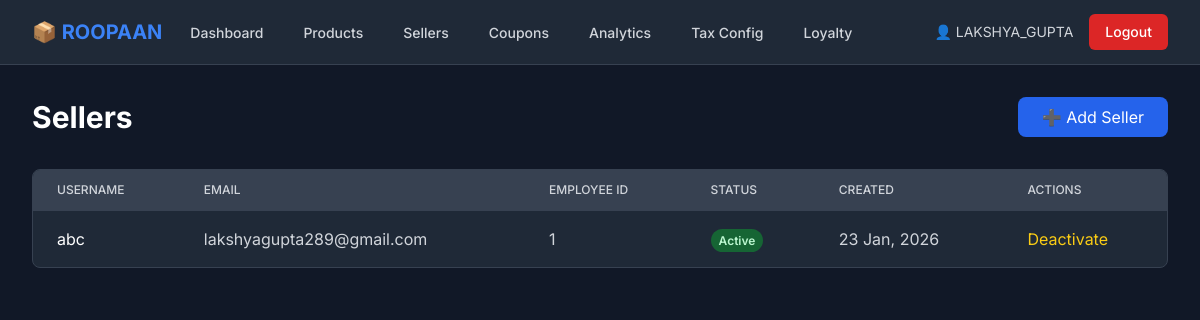
/inventory/sellers/ (signed in), run on an earlier commit of the app's database.
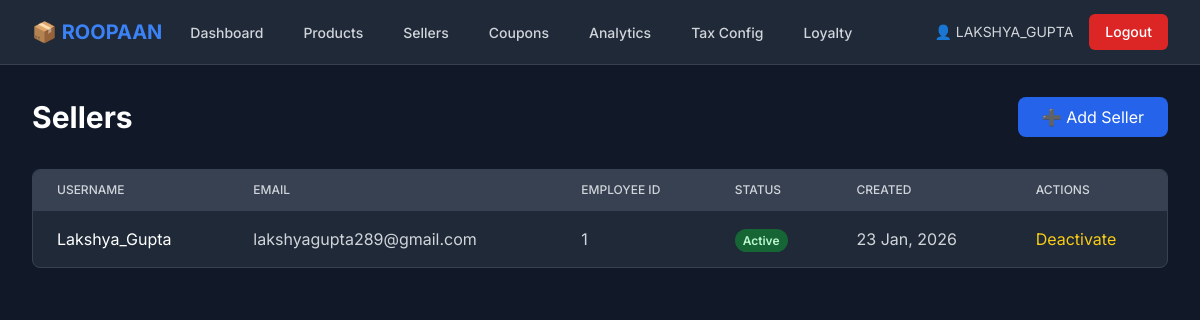
And on a later commit of the database.
### inventory/models.py (models this page shows, shortened)
class Seller(models.Model):
    user = models.OneToOneField(User, on_delete=models.CASCADE, related_name='seller_profile')
    employee_id = models.CharField(max_length=50, unique=True)
    is_active = models.BooleanField(default=True)
    created_at = models.DateTimeField(auto_now_add=True)
    created_by = models.ForeignKey(User, on_delete=models.SET_NULL, null=True, related_name='created_sellers')

class User(AbstractUser):
    USER_TYPE_CHOICES = [
        ('inventory', 'Inventory Manager'),
        ('seller', 'Seller'),
    ]
    user_type = models.CharField(max_length=20, choices=USER_TYPE_CHOICES, default='inventory')
    phone = models.CharField(max_length=15, blank=True, null=True)

### inventory/views.py (the view)
# urls.py: path('sellers/', views.seller_list, name='seller_list'),
@login_required
@user_passes_test(is_inventory_manager)
def seller_list(request):
    sellers = Seller.objects.all()
    return render(request, 'inventory/seller_list.html', {'sellers': sellers})

### inventory/views.py (called while the page is built)
def is_inventory_manager(user):
    return user.is_authenticated and user.user_type == 'inventory'

### templates/inventory/seller_list.html (shortened to what this page needs)
{% extends 'base.html' %}
{% block content %}
<div class="max-w-7xl mx-auto px-4 sm:px-6 lg:px-8 py-8">
    <div class="flex justify-between items-center mb-8">
        <h1 class="text-3xl font-bold text-white">Sellers</h1>
        <a href="{% url 'inventory:add_seller' %}" class="bg-blue-600 hover:bg-blue-700 text-white px-6 py-2 rounded-lg">
            ➕ Add Seller
        </a>
    </div>
    <div class="bg-gray-800 rounded-lg border border-gray-700 overflow-hidden">
        <table class="min-w-full divide-y divide-gray-700">
            <thead class="bg-gray-700">
                <tr>
                    <th class="px-6 py-3 text-left text-xs font-medium text-gray-300 uppercase">Username</th>
                    <th class="px-6 py-3 text-left text-xs font-medium text-gray-300 uppercase">Email</th>
                    <th class="px-6 py-3 text-left text-xs font-medium text-gray-300 uppercase">Employee ID</th>
                    <th class="px-6 py-3 text-left text-xs font-medium text-gray-300 uppercase">Status</th>
                    <th class="px-6 py-3 text-left text-xs font-medium text-gray-300 uppercase">Created</th>
                    <th class="px-6 py-3 text-left text-xs font-medium text-gray-300 uppercase">Actions</th>
                </tr>
            </thead>
            <tbody class="divide-y divide-gray-700">
                {% for seller in sellers %}
                <tr class="hover:bg-gray-700">
                    <td class="px-6 py-4 text-white">{{ seller.user.username }}</td>
                    <td class="px-6 py-4 text-gray-300">{{ seller.user.email }}</td>
                    <td class="px-6 py-4 text-gray-300">{{ seller.employee_id }}</td>
                    <td class="px-6 py-4">
                        {% if seller.is_active %}
                            <span class="px-2 py-1 text-xs font-semibold rounded-full bg-green-800 text-green-200">Active</span>
                        {% else %}
                            <span class="px-2 py-1 text-xs font-semibold rounded-full bg-red-800 text-red-200">Inactive</span>
                        {% endif %}
                    </td>
                    <td class="px-6 py-4 text-gray-300">{{ seller.created_at|date:"d M, Y" }}</td>
                    <td class="px-6 py-4">
                        <a href="{% url 'inventory:toggle_seller' seller.id %}" class="text-yellow-400 hover:text-yellow-300">
                            {% if seller.is_active %}Deactivate{% else %}Activate{% endif %}
                        </a>
                    </td>
                </tr>
                {% empty %}
                <tr>
                    <td colspan="6" class="px-6 py-8 text-center text-gray-400">No sellers added yet</td>
                </tr>
                {% endfor %}
            </tbody>
        </table>
    </div>
</div>
{% endblock %}

What changed in the data, as far as the page shows it:
changed through a linked row, Seller "lakshyagupta289@gmail.com": user.username "abc" → "Lakshya_Gupta"
